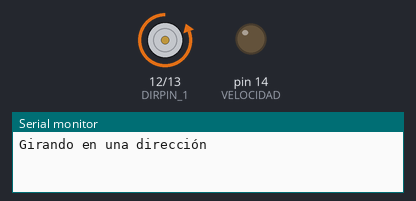
A sketch run on a simulated Arduino Uno, built with avr-gcc and run on an emulated ATmega328P. Shown: motor-driver pin pairs drawn as motors (green arrow = first pin HIGH = forward, orange = second pin HIGH = backward, longer = more drive), output pins drawn as LEDs (lit = HIGH), the last lines printed to the serial monitor.

Above: at 1.2 s.
At 5.7 s:
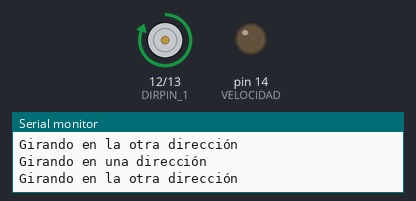
Timing chart, 0 to 6.9 s (numbered marks = the images above):
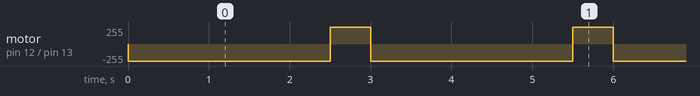

Measured:
- by itself, motor on pin 12 (DIRPIN_1) / pin 13 (DIRPIN_2): alternates forward 255/255 for 0.50 s and backward 255/255 for 2.5 s

The sketch:

31_motor_L293D.ino
```cpp
#define VELOCIDAD 14
#define DIRPIN_1 12
#define DIRPIN_2 13

void setup() {
  Serial.begin(115200);

  pinMode(VELOCIDAD, OUTPUT);
  pinMode(DIRPIN_1, OUTPUT);
  pinMode(DIRPIN_2, OUTPUT);

}

void loop() {
//digitalWrite(VELOCIDAD, HIGH); // Encendemos el motor
  Serial.println("Girando en una dirección");
  analogWrite(VELOCIDAD, 90);
  digitalWrite(DIRPIN_1, 0);
  digitalWrite(DIRPIN_2, 1);
  delay(500);

  digitalWrite(VELOCIDAD, LOW); // Apagamos el motor
  delay(2000);

//digitalWrite(VELOCIDAD, HIGH); // Encendemos el motor
  Serial.println("Girando en la otra dirección");
  analogWrite(VELOCIDAD, 90);
  digitalWrite(DIRPIN_1, 1);
  digitalWrite(DIRPIN_2, 0);
  delay(500);

}
```
